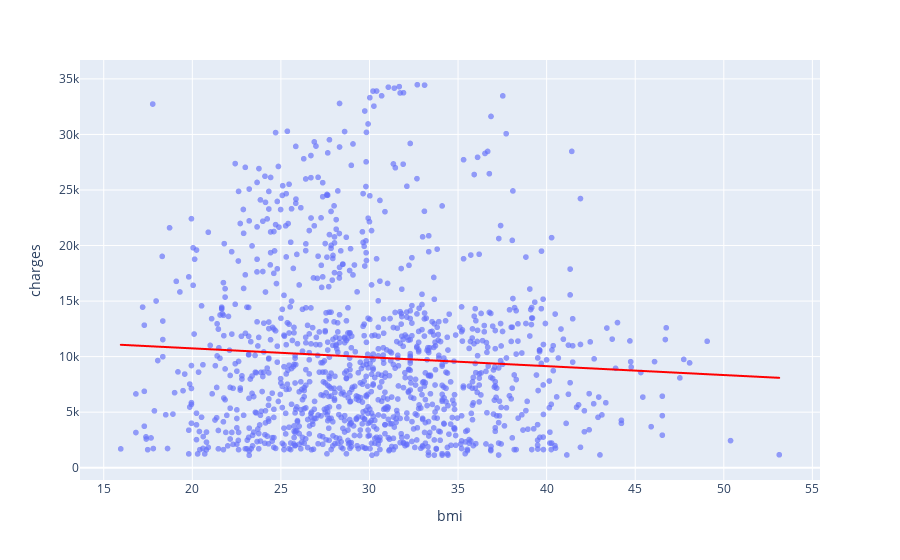

The cell this chart's notebook holds for it:
### Code cell
# Visualize bmi and charges
fig = px.scatter(
    healthins_df, x='bmi', y='charges', opacity=0.65,
    trendline='ols', trendline_color_override='red'
)
fig.show()

### Figure 1 — Plotly figure (JSON) as saved in the notebook; plotly's stock layout.template omitted (floating-point values rounded to 4 significant figures; data arrays with more than 128 entries replaced by an {"elided": "..."} marker saying what was removed)
{"data": [{"hovertemplate": "bmi=%{x}<br>charges=%{y}<extra></extra>", "legendgroup": "", "marker": {"color": "#636efa", "opacity": 0.65, "symbol": "circle"}, "mode": "markers", "name": "", "showlegend": false, "type": "scattergl", "x": {"elided": "1198 float values"}, "xaxis": "x", "y": {"elided": "1198 float values"}, "yaxis": "y"}, {"hovertemplate": "<b>OLS trendline</b><br>charges = -80.0146 * bmi + 12342.7<br>R<sup>2</sup>=0.004416<br><br>bmi=%{x}<br>charges=%{y} <b>(trend)</b><extra></extra>", "legendgroup": "", "line": {"color": "red"}, "marker": {"color": "#636efa", "symbol": "circle"}, "mode": "lines", "name": "", "showlegend": false, "type": "scattergl", "x": {"elided": "1198 float values"}, "xaxis": "x", "y": {"elided": "1198 float values"}, "yaxis": "y"}], "layout": {"autosize": true, "legend": {"tracegroupgap": 0}, "margin": {"t": 60}, "xaxis": {"anchor": "y", "autorange": true, "domain": [0, 1], "range": [13.59, 55.5], "title": {"text": "bmi"}, "type": "linear"}, "yaxis": {"anchor": "x", "autorange": true, "domain": [0, 1], "range": [-1460.0, 37060.0], "title": {"text": "charges"}, "type": "linear"}}}
